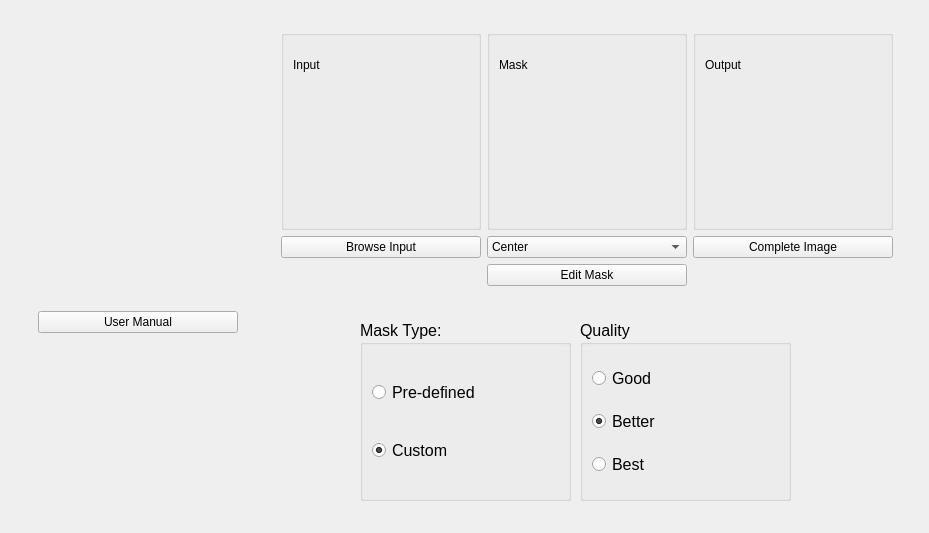
<?xml version="1.0" encoding="UTF-8"?>
<ui version="4.0">
 <class>MainWindow</class>
 <widget class="QMainWindow" name="MainWindow">
  <property name="geometry">
   <rect>
    <x>0</x>
    <y>0</y>
    <width>929</width>
    <height>533</height>
   </rect>
  </property>
  <property name="windowTitle">
   <string>MainWindow</string>
  </property>
  <widget class="QWidget" name="centralwidget">
   <widget class="QGroupBox" name="groupBox_4">
    <property name="geometry">
     <rect>
      <x>360</x>
      <y>320</y>
      <width>211</width>
      <height>181</height>
     </rect>
    </property>
    <property name="font">
     <font>
      <pointsize>12</pointsize>
     </font>
    </property>
    <property name="title">
     <string>Mask Type:</string>
    </property>
    <layout class="QGridLayout" name="gridLayout_4">
     <item row="0" column="0">
      <layout class="QVBoxLayout" name="verticalLayout_9">
       <item>
        <spacer name="verticalSpacer_9">
         <property name="orientation">
          <enum>Qt::Vertical</enum>
         </property>
         <property name="sizeHint" stdset="0">
          <size>
           <width>20</width>
           <height>18</height>
          </size>
         </property>
        </spacer>
       </item>
       <item>
        <layout class="QHBoxLayout" name="horizontalLayout_6">
         <item>
          <widget class="QRadioButton" name="maskType_pre_rdBtn">
           <property name="text">
            <string>Pre-defined</string>
           </property>
           <property name="checked">
            <bool>false</bool>
           </property>
          </widget>
         </item>
         <item>
          <spacer name="horizontalSpacer_11">
           <property name="orientation">
            <enum>Qt::Horizontal</enum>
           </property>
           <property name="sizeHint" stdset="0">
            <size>
             <width>18</width>
             <height>20</height>
            </size>
           </property>
          </spacer>
         </item>
        </layout>
       </item>
       <item>
        <spacer name="verticalSpacer_8">
         <property name="orientation">
          <enum>Qt::Vertical</enum>
         </property>
         <property name="sizeHint" stdset="0">
          <size>
           <width>20</width>
           <height>18</height>
          </size>
         </property>
        </spacer>
       </item>
       <item>
        <layout class="QHBoxLayout" name="horizontalLayout_7">
         <item>
          <widget class="QRadioButton" name="maskType_custom_rdBtn">
           <property name="text">
            <string>Custom       </string>
           </property>
           <property name="checked">
            <bool>true</bool>
           </property>
          </widget>
         </item>
         <item>
          <spacer name="horizontalSpacer_9">
           <property name="orientation">
            <enum>Qt::Horizontal</enum>
           </property>
           <property name="sizeHint" stdset="0">
            <size>
             <width>18</width>
             <height>20</height>
            </size>
           </property>
          </spacer>
         </item>
        </layout>
       </item>
       <item>
        <spacer name="verticalSpacer_7">
         <property name="orientation">
          <enum>Qt::Vertical</enum>
         </property>
         <property name="sizeHint" stdset="0">
          <size>
           <width>20</width>
           <height>18</height>
          </size>
         </property>
        </spacer>
       </item>
      </layout>
     </item>
    </layout>
   </widget>
   <widget class="QGroupBox" name="groupBox_5">
    <property name="geometry">
     <rect>
      <x>580</x>
      <y>320</y>
      <width>211</width>
      <height>181</height>
     </rect>
    </property>
    <property name="font">
     <font>
      <pointsize>12</pointsize>
     </font>
    </property>
    <property name="title">
     <string>Quality</string>
    </property>
    <layout class="QGridLayout" name="gridLayout_5">
     <item row="0" column="0">
      <layout class="QVBoxLayout" name="verticalLayout_10">
       <item>
        <spacer name="verticalSpacer_15">
         <property name="orientation">
          <enum>Qt::Vertical</enum>
         </property>
         <property name="sizeHint" stdset="0">
          <size>
           <width>20</width>
           <height>13</height>
          </size>
         </property>
        </spacer>
       </item>
       <item>
        <layout class="QHBoxLayout" name="horizontalLayout_8">
         <item>
          <widget class="QRadioButton" name="quality_good_rdBtn">
           <property name="text">
            <string>Good</string>
           </property>
          </widget>
         </item>
         <item>
          <spacer name="horizontalSpacer_13">
           <property name="orientation">
            <enum>Qt::Horizontal</enum>
           </property>
           <property name="sizeHint" stdset="0">
            <size>
             <width>18</width>
             <height>20</height>
            </size>
           </property>
          </spacer>
         </item>
        </layout>
       </item>
       <item>
        <spacer name="verticalSpacer_14">
         <property name="orientation">
          <enum>Qt::Vertical</enum>
         </property>
         <property name="sizeHint" stdset="0">
          <size>
           <width>20</width>
           <height>13</height>
          </size>
         </property>
        </spacer>
       </item>
       <item>
        <layout class="QHBoxLayout" name="horizontalLayout_9">
         <item>
          <widget class="QRadioButton" name="quality_better_rdBtn">
           <property name="text">
            <string>Better</string>
           </property>
           <property name="checked">
            <bool>true</bool>
           </property>
          </widget>
         </item>
         <item>
          <spacer name="horizontalSpacer_15">
           <property name="orientation">
            <enum>Qt::Horizontal</enum>
           </property>
           <property name="sizeHint" stdset="0">
            <size>
             <width>18</width>
             <height>20</height>
            </size>
           </property>
          </spacer>
         </item>
        </layout>
       </item>
       <item>
        <spacer name="verticalSpacer_13">
         <property name="orientation">
          <enum>Qt::Vertical</enum>
         </property>
         <property name="sizeHint" stdset="0">
          <size>
           <width>20</width>
           <height>13</height>
          </size>
         </property>
        </spacer>
       </item>
       <item>
        <layout class="QHBoxLayout" name="horizontalLayout_10">
         <item>
          <widget class="QRadioButton" name="quality_best_rdBtn">
           <property name="text">
            <string>Best</string>
           </property>
          </widget>
         </item>
         <item>
          <spacer name="horizontalSpacer_17">
           <property name="orientation">
            <enum>Qt::Horizontal</enum>
           </property>
           <property name="sizeHint" stdset="0">
            <size>
             <width>40</width>
             <height>20</height>
            </size>
           </property>
          </spacer>
         </item>
        </layout>
       </item>
       <item>
        <spacer name="verticalSpacer_11">
         <property name="orientation">
          <enum>Qt::Vertical</enum>
         </property>
         <property name="sizeHint" stdset="0">
          <size>
           <width>20</width>
           <height>13</height>
          </size>
         </property>
        </spacer>
       </item>
      </layout>
     </item>
    </layout>
   </widget>
   <widget class="QWidget" name="layoutWidget">
    <property name="geometry">
     <rect>
      <x>0</x>
      <y>30</y>
      <width>931</width>
      <height>303</height>
     </rect>
    </property>
    <layout class="QHBoxLayout" name="horizontalLayout_5">
     <item>
      <spacer name="horizontalSpacer_5">
       <property name="orientation">
        <enum>Qt::Horizontal</enum>
       </property>
       <property name="sizeHint" stdset="0">
        <size>
         <width>18</width>
         <height>20</height>
        </size>
       </property>
      </spacer>
     </item>
     <item>
      <layout class="QVBoxLayout" name="verticalLayout">
       <item>
        <spacer name="verticalSpacer_12">
         <property name="orientation">
          <enum>Qt::Vertical</enum>
         </property>
         <property name="sizeHint" stdset="0">
          <size>
           <width>20</width>
           <height>40</height>
          </size>
         </property>
        </spacer>
       </item>
       <item>
        <widget class="QLabel" name="titlePic_label">
         <property name="minimumSize">
          <size>
           <width>200</width>
           <height>200</height>
          </size>
         </property>
         <property name="maximumSize">
          <size>
           <width>200</width>
           <height>200</height>
          </size>
         </property>
         <property name="text">
          <string/>
         </property>
        </widget>
       </item>
       <item>
        <spacer name="verticalSpacer">
         <property name="orientation">
          <enum>Qt::Vertical</enum>
         </property>
         <property name="sizeHint" stdset="0">
          <size>
           <width>20</width>
           <height>40</height>
          </size>
         </property>
        </spacer>
       </item>
       <item>
        <widget class="QPushButton" name="usrMan_btn">
         <property name="text">
          <string>User Manual</string>
         </property>
        </widget>
       </item>
      </layout>
     </item>
     <item>
      <spacer name="horizontalSpacer_7">
       <property name="orientation">
        <enum>Qt::Horizontal</enum>
       </property>
       <property name="sizeHint" stdset="0">
        <size>
         <width>18</width>
         <height>20</height>
        </size>
       </property>
      </spacer>
     </item>
     <item>
      <layout class="QVBoxLayout" name="verticalLayout_6">
       <item>
        <widget class="QGroupBox" name="groupBox">
         <property name="minimumSize">
          <size>
           <width>200</width>
           <height>200</height>
          </size>
         </property>
         <property name="title">
          <string/>
         </property>
         <property name="flat">
          <bool>false</bool>
         </property>
         <layout class="QGridLayout" name="gridLayout">
          <item row="0" column="0">
           <layout class="QVBoxLayout" name="verticalLayout_2">
            <item>
             <layout class="QHBoxLayout" name="horizontalLayout">
              <item>
               <widget class="QLabel" name="label_4">
                <property name="text">
                 <string>Input</string>
                </property>
               </widget>
              </item>
              <item>
               <spacer name="horizontalSpacer_3">
                <property name="orientation">
                 <enum>Qt::Horizontal</enum>
                </property>
                <property name="sizeHint" stdset="0">
                 <size>
                  <width>40</width>
                  <height>20</height>
                 </size>
                </property>
               </spacer>
              </item>
             </layout>
            </item>
            <item>
             <widget class="QLabel" name="input_lblPixmap">
              <property name="minimumSize">
               <size>
                <width>128</width>
                <height>128</height>
               </size>
              </property>
              <property name="maximumSize">
               <size>
                <width>128</width>
                <height>128</height>
               </size>
              </property>
              <property name="text">
               <string/>
              </property>
             </widget>
            </item>
           </layout>
          </item>
         </layout>
        </widget>
       </item>
       <item>
        <widget class="QPushButton" name="browse_btn">
         <property name="text">
          <string>Browse Input</string>
         </property>
        </widget>
       </item>
       <item>
        <spacer name="verticalSpacer_2">
         <property name="orientation">
          <enum>Qt::Vertical</enum>
         </property>
         <property name="sizeHint" stdset="0">
          <size>
           <width>20</width>
           <height>40</height>
          </size>
         </property>
        </spacer>
       </item>
      </layout>
     </item>
     <item>
      <layout class="QVBoxLayout" name="verticalLayout_7">
       <item>
        <widget class="QGroupBox" name="groupBox_2">
         <property name="minimumSize">
          <size>
           <width>200</width>
           <height>200</height>
          </size>
         </property>
         <property name="title">
          <string/>
         </property>
         <layout class="QGridLayout" name="gridLayout_2">
          <item row="0" column="0">
           <layout class="QVBoxLayout" name="verticalLayout_3">
            <item>
             <layout class="QHBoxLayout" name="horizontalLayout_2">
              <item>
               <widget class="QLabel" name="label_7">
                <property name="text">
                 <string>Mask</string>
                </property>
               </widget>
              </item>
              <item>
               <spacer name="horizontalSpacer_4">
                <property name="orientation">
                 <enum>Qt::Horizontal</enum>
                </property>
                <property name="sizeHint" stdset="0">
                 <size>
                  <width>40</width>
                  <height>20</height>
                 </size>
                </property>
               </spacer>
              </item>
             </layout>
            </item>
            <item>
             <widget class="QLabel" name="mask_lblPixmap">
              <property name="minimumSize">
               <size>
                <width>128</width>
                <height>128</height>
               </size>
              </property>
              <property name="maximumSize">
               <size>
                <width>128</width>
                <height>128</height>
               </size>
              </property>
              <property name="text">
               <string/>
              </property>
             </widget>
            </item>
           </layout>
          </item>
         </layout>
        </widget>
       </item>
       <item>
        <widget class="QComboBox" name="mask_combobox">
         <property name="enabled">
          <bool>true</bool>
         </property>
         <item>
          <property name="text">
           <string>Center</string>
          </property>
         </item>
         <item>
          <property name="text">
           <string>Left</string>
          </property>
         </item>
         <item>
          <property name="text">
           <string>Grid</string>
          </property>
         </item>
         <item>
          <property name="text">
           <string>Random</string>
          </property>
         </item>
        </widget>
       </item>
       <item>
        <widget class="QPushButton" name="editMask_btn">
         <property name="text">
          <string>Edit Mask</string>
         </property>
        </widget>
       </item>
       <item>
        <spacer name="verticalSpacer_3">
         <property name="orientation">
          <enum>Qt::Vertical</enum>
         </property>
         <property name="sizeHint" stdset="0">
          <size>
           <width>20</width>
           <height>40</height>
          </size>
         </property>
        </spacer>
       </item>
      </layout>
     </item>
     <item>
      <layout class="QVBoxLayout" name="verticalLayout_8">
       <item>
        <widget class="QGroupBox" name="groupBox_3">
         <property name="minimumSize">
          <size>
           <width>200</width>
           <height>200</height>
          </size>
         </property>
         <property name="title">
          <string/>
         </property>
         <layout class="QGridLayout" name="gridLayout_3">
          <item row="0" column="0">
           <layout class="QVBoxLayout" name="verticalLayout_5">
            <item>
             <layout class="QHBoxLayout" name="horizontalLayout_4">
              <item>
               <widget class="QLabel" name="label_11">
                <property name="text">
                 <string>Output</string>
                </property>
               </widget>
              </item>
              <item>
               <spacer name="horizontalSpacer_6">
                <property name="orientation">
                 <enum>Qt::Horizontal</enum>
                </property>
                <property name="sizeHint" stdset="0">
                 <size>
                  <width>40</width>
                  <height>20</height>
                 </size>
                </property>
               </spacer>
              </item>
             </layout>
            </item>
            <item>
             <widget class="QLabel" name="output_lblPixmap">
              <property name="minimumSize">
               <size>
                <width>128</width>
                <height>128</height>
               </size>
              </property>
              <property name="maximumSize">
               <size>
                <width>128</width>
                <height>128</height>
               </size>
              </property>
              <property name="text">
               <string/>
              </property>
             </widget>
            </item>
           </layout>
          </item>
         </layout>
        </widget>
       </item>
       <item>
        <widget class="QPushButton" name="complete_btn">
         <property name="text">
          <string>Complete Image</string>
         </property>
        </widget>
       </item>
       <item>
        <spacer name="verticalSpacer_4">
         <property name="orientation">
          <enum>Qt::Vertical</enum>
         </property>
         <property name="sizeHint" stdset="0">
          <size>
           <width>20</width>
           <height>40</height>
          </size>
         </property>
        </spacer>
       </item>
      </layout>
     </item>
     <item>
      <spacer name="horizontalSpacer_2">
       <property name="orientation">
        <enum>Qt::Horizontal</enum>
       </property>
       <property name="sizeHint" stdset="0">
        <size>
         <width>18</width>
         <height>20</height>
        </size>
       </property>
      </spacer>
     </item>
    </layout>
   </widget>
   <widget class="QLabel" name="loadgif_lbl">
    <property name="geometry">
     <rect>
      <x>60</x>
      <y>350</y>
      <width>128</width>
      <height>128</height>
     </rect>
    </property>
    <property name="minimumSize">
     <size>
      <width>128</width>
      <height>128</height>
     </size>
    </property>
    <property name="maximumSize">
     <size>
      <width>128</width>
      <height>128</height>
     </size>
    </property>
    <property name="text">
     <string/>
    </property>
   </widget>
  </widget>
 </widget>
 <resources/>
 <connections/>
</ui>
